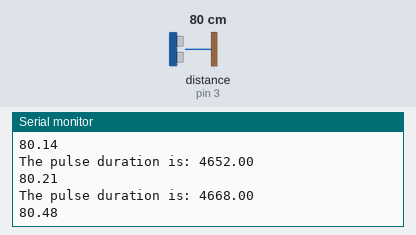
Bench run of a sketch on a simulated Arduino Uno, built with avr-gcc and run on an emulated ATmega328P. Shown: the last lines printed to the serial monitor. Wiring (inferred from the names in the program): ultrasonic range finder: trigger pin 4; echo pin 3. The test bench sets the inputs (shaded band); at power-on: distance to the obstacle (sensor on pin 3) 80 cm. The echo pulse lasts 58.3 µs per cm.

Above: at 1.2 s.
1.3 s: distance to the obstacle (sensor on pin 3) set to 2 cm
At 1.31 s:
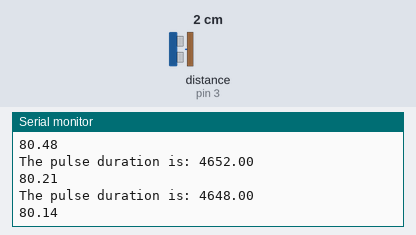
2.8 s: distance to the obstacle (sensor on pin 3) set to 4 cm
At 2.81 s:
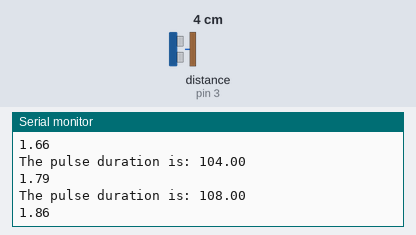
Timing chart, 0 to 5.8 s (numbered marks = the images above; inputs shaded):
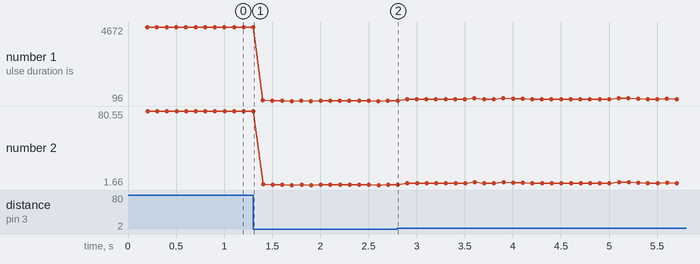

Measured:
- plotted number 1: 4652 → 104 after the input at 1.3 s, 104 → 212 after the input at 2.8 s
- plotted number 2: 80.21 → 1.79 after the input at 1.3 s, 1.79 → 3.66 after the input at 2.8 s

The sketch:

DistanceMeasureLEDs.ino
```cpp
#define ECHO_PIN 3
#define TRIGGER_PIN 4

#define RED_PIN 12
#define YELLOW_PIN 11
#define GREEN_PIN 10

#define OUTPUT_PIN_COUNT 3

// pin array
byte outputPins[OUTPUT_PIN_COUNT] = {RED_PIN, YELLOW_PIN, GREEN_PIN};
double previousDistance = 400.0;

/**
 * @brief Set the Output Pins
 *
 */
void setOutputPins() {
  for (byte outputPin : outputPins) {
    pinMode(outputPin, OUTPUT);
    pinMode(outputPin, LOW);
  }
}

// Ultrasonic sensor time delay variables
unsigned long lastTimeUltrasonicTrigger = millis();
unsigned long pulseDelay = 100;
volatile unsigned long pulseStart;
volatile unsigned long pulseEnd;

// Ultrasonic sensor distance variables
volatile bool newDistanceAvailable = false;
double objectDistance;

/**
 * @brief This method triggers the Ultrasonic sensor by sending
 * a pulse to the trigger pin.
 *
 */
void triggerUltrasonicSensor() {
  digitalWrite(TRIGGER_PIN, LOW);
  delayMicroseconds(2);
  digitalWrite(TRIGGER_PIN, HIGH);
  delayMicroseconds(10);
  digitalWrite(TRIGGER_PIN, LOW);
}

/**
 * @brief This method calculates the distance of an object
 * from the Ultrasonic sensor by using the duration of the
 * returning signal.
 *
 * @return double the distance of the object from the sensor.
 */
double getUltrasonicDistance() {
  double pulseDuration = pulseEnd - pulseStart;
  Serial.print("The pulse duration is: ");
  Serial.println(pulseDuration);
  double distance = pulseDuration / 58.0;
  // distance = duration * speed
  // 340 m/s --> 0.034 cm/microseconds
  // duration * 0.034
  if (distance > 400.0) {
    distance = previousDistance;
    return distance;
  }
  previousDistance = distance;
  return distance;
}

/**
 * @brief This method is for toggle on LEDs depending
 * on the distance an object is from the Ultrasonic
 * sensor.
 *
 */
void powerOnLEDs() {
  if (objectDistance > 100) { // distance > 100 cm -> power Green LED
    digitalWrite(GREEN_PIN, HIGH);
    digitalWrite(YELLOW_PIN, LOW);
    digitalWrite(RED_PIN, LOW);
  }
  else if (objectDistance >= 15 && objectDistance <= 100) { // distance 15-100 cm -> power Yellow LED
    digitalWrite(GREEN_PIN, LOW);
    digitalWrite(YELLOW_PIN, HIGH);
    digitalWrite(RED_PIN, LOW);
  }
  else { // distance < 15cm -> power Red LED
    digitalWrite(GREEN_PIN, LOW);
    digitalWrite(YELLOW_PIN, LOW);
    digitalWrite(RED_PIN, HIGH);
  }
}

/**
 * @brief This interrupt calculates the duration of the pulse
 * to the Ultrasonic sensor.
 *
 */
void echoPinInterrupt() {
  if (digitalRead(ECHO_PIN) == HIGH) {
    pulseStart = micros();
  }
  else {
    pulseEnd = micros();
    newDistanceAvailable = true;
  }
}

/**
 * @brief Sets up serial, Ultrasonic sensor pins, and interrupt.
 *
 */
void setup() {
 Serial.begin(115200);
 Serial.setTimeout(10);
 pinMode(ECHO_PIN, INPUT);
 pinMode(TRIGGER_PIN, OUTPUT);
 setOutputPins();
 attachInterrupt(digitalPinToInterrupt(ECHO_PIN),
                echoPinInterrupt,
                CHANGE);
}

/**
 * @brief This program powers different LEDs depending on the distance an object
 * is from the Ultrasonic sensor.
 *
 */
void loop() {
  unsigned long timeNow = millis();
  if (timeNow - lastTimeUltrasonicTrigger > pulseDelay) { // delay object detection for smoother reading
    lastTimeUltrasonicTrigger += pulseDelay;
    triggerUltrasonicSensor();
    if (newDistanceAvailable) { // object has been detected
      newDistanceAvailable = false;
      objectDistance = getUltrasonicDistance();
      Serial.println(objectDistance);
      powerOnLEDs();
    }

  }
}
```
